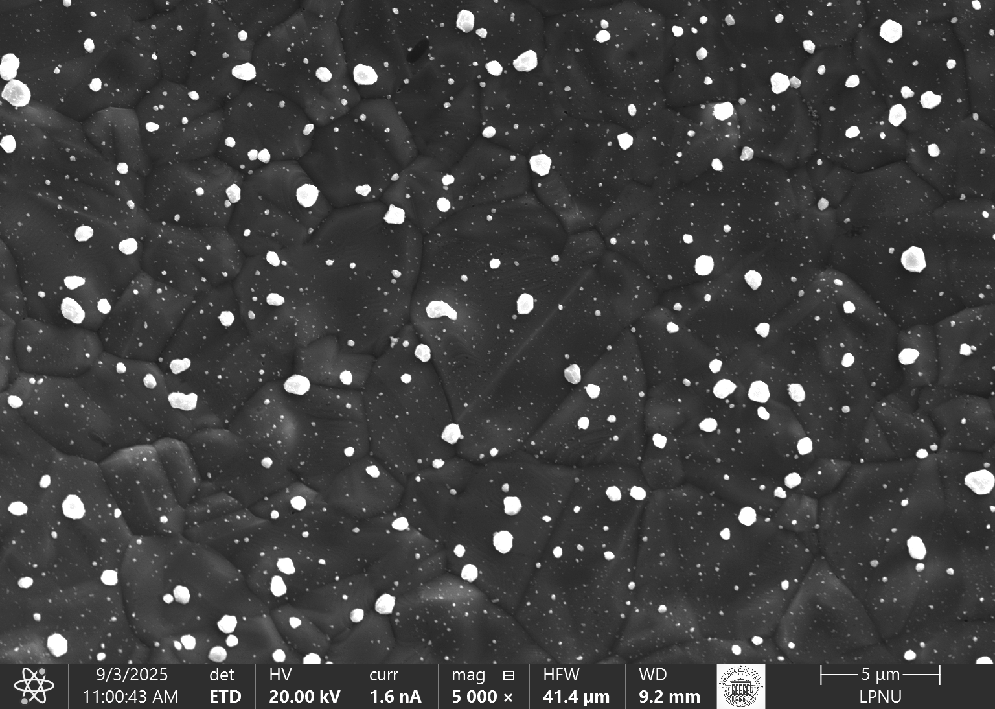
#> input picture samples/blobs.tif, 995 x 709 px, shrunk from 1536 x 1094 before the run
$ python -i sem_psd_hough.py   (imports and definitions only)
#> lines starting #> are read from the running program, lines starting #| are printed output that depends on the picture; after the words box and inside, x2 and y2 are one past the last pixel; in counts of white or black regions, pixels touching at a corner belong together
#> further down, picture is the input picture: shape (709, 995); min 20, max 255, mean 64.5
# sem_psd_hough.py — Spherical PSD via HoughCircles + greedy selection (no keep_big/keep_small)
# Scale priority:
#   1) TIFF metadata: PixelWidth (m/px) or HFW/ResolutionX -> µm/px
#   2) --scale_text "500um" | "1mm" | "20nm"  + auto bar length (px)
#   3) --scale µm/px manual override

import argparse
from pathlib import Path
import re, math, csv
import numpy as np
import cv2
from PIL import Image
import matplotlib.pyplot as plt

# ---------- I/O ----------
# [56 lines left out: functions imread_gray, dump_tiff_metadata_text, parse_um_per_px_from_text, not called in this run]

def scale_from_metadata(image_path: str) -> float | None:
    return parse_um_per_px_from_text(dump_tiff_metadata_text(image_path) or "")

# ---------- Scale bar autodetect (for --scale_text) ----------
def detect_scale_bar(gray: np.ndarray, band_ratio: float = 0.18):
#> called with band_ratio = 0.18
    h, w = gray.shape
#> h = 709; w = 995
    band_h = max(40, int(h * band_ratio))
#> band_h = 127
    roi = gray[h - band_h : h, :]
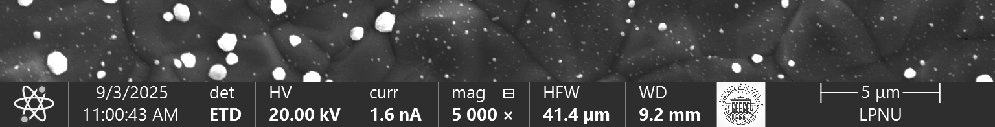
#> roi: shape (127, 995); min 22, max 255, mean 70.4
    clahe = cv2.createCLAHE(clipLimit=2.0, tileGridSize=(8,8))
    eq = clahe.apply(roi)
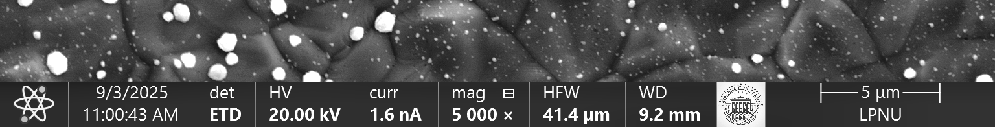
#> eq: shape (127, 995); min 19, max 255, mean 78.3
    thr = cv2.adaptiveThreshold(eq, 255, cv2.ADAPTIVE_THRESH_MEAN_C,
                                cv2.THRESH_BINARY, 35, -5)
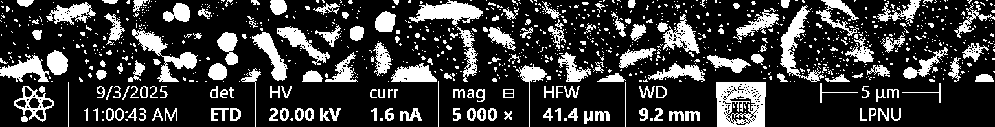
#> thr: shape (127, 995); 22.5% white; 999 white regions (827 under 20 px), largest, box (x1, y1, x2, y2) and area: (716, 82, 766, 127) 1701, (409, 0, 483, 27) 983, (132, 29, 198, 82) 975
    lines = cv2.HoughLinesP(thr, 1, np.pi/180, threshold=120,
                            minLineLength=int(0.2*w), maxLineGap=10)
#> lines = None
    best = None; best_len = 0
    if lines is not None:
        for x1, y1, x2, y2 in lines[:, 0, :]:
            dx, dy = abs(x2 - x1), abs(y2 - y1)
            if dx < 30 or dy > 8:  # nearly horizontal
                continue
            L = math.hypot(dx, dy)
            if L > best_len:
                best_len, best = L, (x1, y1, x2, y2)
    if best is None:
        return None, roi
    x1, y1, x2, y2 = best
    ymid = (y1 + y2) // 2
    y0 = max(0, int(ymid) - 15)
    y1b = min(roi.shape[0] - 1, int(ymid) + 15)
    band = thr[y0:y1b, :]
    band = cv2.dilate(band, np.ones((3,3), np.uint8), 1)
    cnts, _ = cv2.findContours(band, cv2.RETR_EXTERNAL, cv2.CHAIN_APPROX_SIMPLE)
    if not cnts:
        length_px = int(math.hypot(x2 - x1, y2 - y1))
        return length_px, roi
    c = max(cnts, key=cv2.contourArea)
    x, y, ww, hh = cv2.boundingRect(c)
    return ww, roi

# [245 lines left out: functions parse_scale_text_to_um, make_roi_mask, preprocess_for_edges, hough_candidates, ring_score, greedy_select and 3 more, not called in this run]
# [2 lines not run here, left out]

>>> import cv2
>>> picture = cv2.imread('../samples/blobs.tif', cv2.IMREAD_GRAYSCALE)
>>> result = detect_scale_bar(picture)
